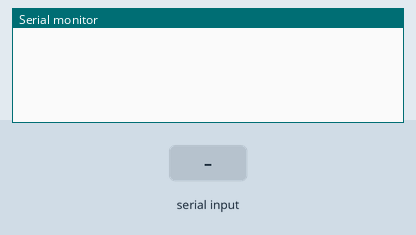
A sketch run on a simulated Arduino Mega 2560, built with avr-gcc and run on an emulated ATmega2560. On the bench: the last lines printed to the serial monitor. The test bench sets the inputs (shaded band).

Above: at 1.2 s.
1.3 s: "?\n" received over Serial
At 2.5 s:
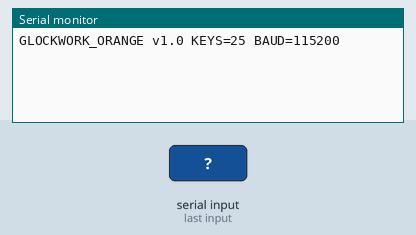
2.8 s: "90,45\n" received over Serial
At 3.9 s:
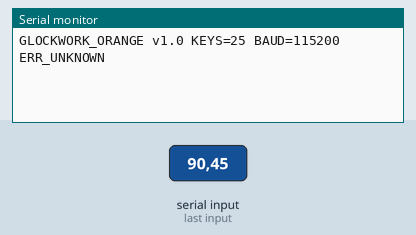
4.3 s: "S90\n" received over Serial
At 5.1 s:
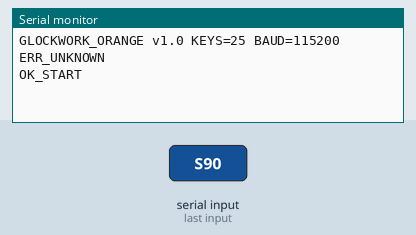
5.8 s: "X90\n" received over Serial
At 6.2 s:
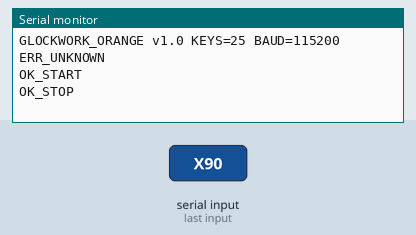
7.3 s: "N90\n" received over Serial
At 8.5 s:
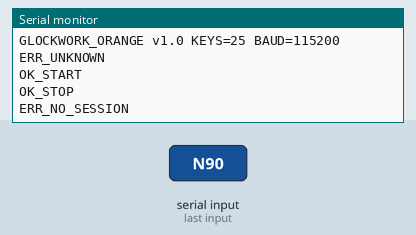

The sketch:

glockwork_orange.ino
```cpp
#include <Arduino.h>

#define NUM_KEYS 25
#define SOLENOID_ON_MS 35
#define SERIAL_BAUD 115200

static const uint8_t KEY_PINS[NUM_KEYS] = {
    22, 23, 24, 25, 26, 27, 28, 29,
    30, 31, 32, 33, 34, 35, 36, 37,
    38, 39, 40, 41, 42, 43, 44, 45,
    46
};

static const uint8_t KEY_MIDI[NUM_KEYS] = {
    43, 44, 45, 46, 47, 48, 49, 50,
    51, 52, 53, 54, 55, 56, 57, 58,
    59, 60, 61, 62, 63, 64, 65, 66,
    69
};

struct StrikeEvent {
    unsigned long fire_at_ms;
    uint8_t pin;
    bool active;
};

static StrikeEvent queue[32];
static uint8_t queue_head = 0;
static uint8_t queue_tail = 0;

static unsigned long session_start_ms = 0;
static bool session_active = false;

static int8_t midi_to_key_index(uint8_t note) {
    for (uint8_t i = 0; i < NUM_KEYS; i++) {
        if (KEY_MIDI[i] == note) return (int8_t)i;
    }
    return -1;
}

static void enqueue_strike(uint8_t pin, unsigned long fire_at_ms) {
    uint8_t next = (queue_tail + 1) & 31;
    if (next == queue_head) return;
    queue[queue_tail].pin = pin;
    queue[queue_tail].fire_at_ms = fire_at_ms;
    queue[queue_tail].active = false;
    queue_tail = next;
}

static void process_queue(unsigned long now_ms) {
    uint8_t i = queue_head;
    while (i != queue_tail) {
        StrikeEvent &ev = queue[i];
        if (!ev.active && now_ms >= ev.fire_at_ms) {
            digitalWrite(ev.pin, HIGH);
            ev.active = true;
            ev.fire_at_ms = now_ms + SOLENOID_ON_MS;
        } else if (ev.active && now_ms >= ev.fire_at_ms) {
            digitalWrite(ev.pin, LOW);
            if (i == queue_head) {
                queue_head = (queue_head + 1) & 31;
            }
        }
        i = (i + 1) & 31;
    }
}

static void parse_command(const char *buf) {
    if (buf[0] == 'S') {
        session_start_ms = millis();
        session_active = true;
        Serial.println("OK_START");
        return;
    }
    if (buf[0] == 'X') {
        session_active = false;
        for (uint8_t i = 0; i < NUM_KEYS; i++) {
            digitalWrite(KEY_PINS[i], LOW);
        }
        queue_head = 0;
        queue_tail = 0;
        Serial.println("OK_STOP");
        return;
    }
    if (buf[0] == 'N') {
        if (!session_active) {
            Serial.println("ERR_NO_SESSION");
            return;
        }
        uint32_t offset_ms = 0;
        uint8_t note = 0;
        const char *p = buf + 1;
        while (*p >= '0' && *p <= '9') {
            offset_ms = offset_ms * 10 + (*p - '0');
            p++;
        }
        if (*p != ',') {
            Serial.println("ERR_BAD_CMD");
            return;
        }
        p++;
        while (*p >= '0' && *p <= '9') {
            note = note * 10 + (*p - '0');
            p++;
        }
        int8_t idx = midi_to_key_index(note);
        if (idx < 0) {
            Serial.println("ERR_NOTE_OOR");
            return;
        }
        unsigned long fire_at = session_start_ms + (unsigned long)offset_ms;
        enqueue_strike(KEY_PINS[idx], fire_at);
        Serial.println("OK_N");
        return;
    }
    if (buf[0] == 'P') {
        if (!session_active) {
            Serial.println("ERR_NO_SESSION");
            return;
        }
        uint8_t note = 0;
        const char *p = buf + 1;
        while (*p >= '0' && *p <= '9') {
            note = note * 10 + (*p - '0');
            p++;
        }
        int8_t idx = midi_to_key_index(note);
        if (idx < 0) {
            Serial.println("ERR_NOTE_OOR");
            return;
        }
        enqueue_strike(KEY_PINS[idx], millis());
        Serial.println("OK_P");
        return;
    }
    if (buf[0] == '?') {
        Serial.print("GLOCKWORK_ORANGE v1.0 KEYS=25 BAUD=");
        Serial.println(SERIAL_BAUD);
        return;
    }
    Serial.println("ERR_UNKNOWN");
}

static char rx_buf[64];
static uint8_t rx_pos = 0;

void setup(void) {
    Serial.begin(SERIAL_BAUD);
    for (uint8_t i = 0; i < NUM_KEYS; i++) {
        pinMode(KEY_PINS[i], OUTPUT);
        digitalWrite(KEY_PINS[i], LOW);
    }
    queue_head = 0;
    queue_tail = 0;
    session_active = false;
}

void loop(void) {
    unsigned long now = millis();
    process_queue(now);

    while (Serial.available()) {
        char c = (char)Serial.read();
        if (c == '\n' || c == '\r') {
            if (rx_pos > 0) {
                rx_buf[rx_pos] = '\0';
                parse_command(rx_buf);
                rx_pos = 0;
            }
        } else if (rx_pos < 63) {
            rx_buf[rx_pos++] = c;
        }
    }
}
```

Measured:
- after the input at 1.3 s, the serial monitor: prints a new line at once (image 1)
- after the input at 2.8 s, the serial monitor: prints a new line at once (image 2)
- after the input at 4.3 s, the serial monitor: prints a new line at once (image 3)
- after the input at 5.8 s, the serial monitor: prints a new line at once (image 4)
- after the input at 7.3 s, the serial monitor: prints a new line at once (image 5)
